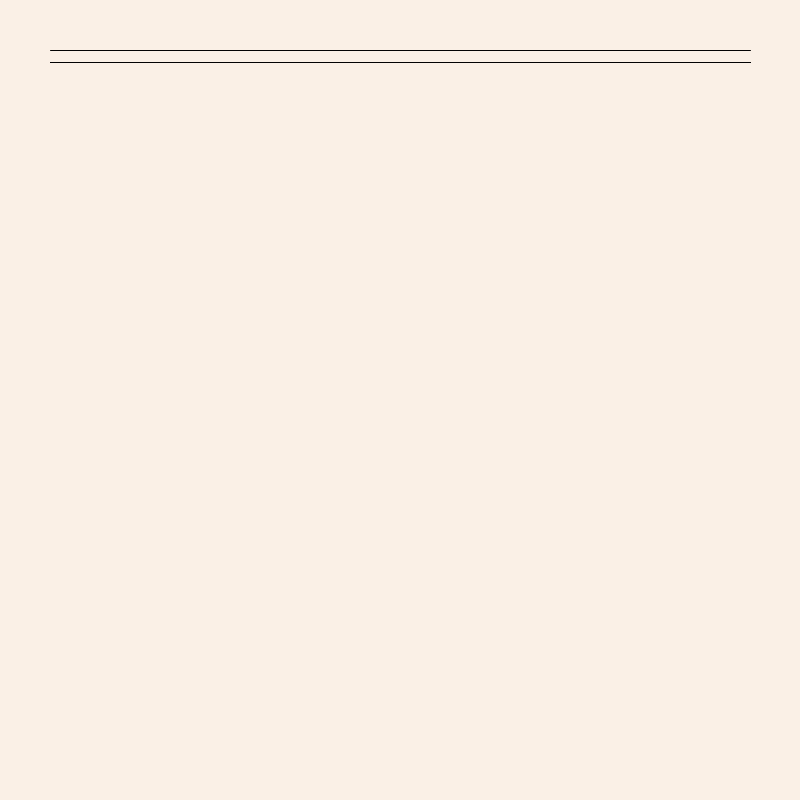
Frame 1 (no input)
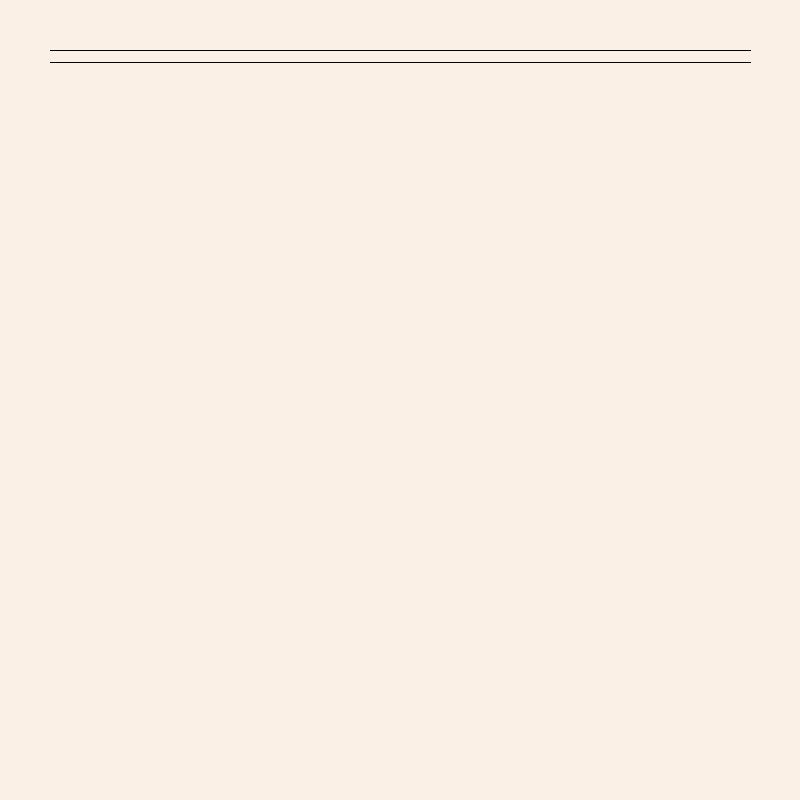
Frame 60 (the mouse pressed at the canvas centre just before this capture)
Frame 120 (the mouse held since frame 60 and released just before this capture): identical to frame 60, image omitted

The Processing sketch that drew these frames (run headless with seeded random() and noise(); from frame 60 on, the mouse is pressed at the canvas centre):

// Processing sketch: music_play
// ── music_play.pde
/*
 **************************************************************************************************
 *                                                                                                *
 * music_play:                                                                                    *
 *                                                                                                *
 * Programmer: Robert Hieger                                                                      *
 * Music Play v1.0                                                                                *
 *                                                                                                *
 * Begun: October 8, 2014
 * Completed: October 21, 2014
 *                                                                                                *
 * Program Objectives:                                                                            *
 *                                                                                                *
 * 1) Play a simple midi-based composition.                                                       *
 * 2) Display sheet music in sync with the music as it plays.                                     *
 * 3) Change background display in response to frequency and rhythm.                              *
 *                                                                                                *
 * VERY TALL ORDER, but somewhere to begin.                                                       *
 *                                                                                                *
 **************************************************************************************************
*/

// GLOBAL VARIABLES -- YET TO BE DEFINED

void setup() {
  
  // Set size of window.
  
  size(800, 800);
  background(#faf0e6);      // Linen
  
  
  // First I must learn how to crawl, then to walk,
  // then to run. I am going to attempt to hardcode
  // some of the above functions, then abstract them
  // to an external class file from which objects may
  // be instantiated.
  
    
}

void draw() {
  
  stroke(2);      // Make line stroke 2 pixels.
  smooth();       // Apply antialiasing.
    
  drawStaff(50);
  
}

/*
 *
 * Assume a 600 pixel long musical staff centered
 * in a window width of 800.
 *
*/

void drawStaff(float above) {
  
  // Internal variables

  float spaceAbove = above;

  // Loop to draw lines of staff
  
  for (int lineCount = 0; lineCount <= 4; lineCount++) {
    
    if (lineCount == 0) {
      
      line(width - 750, spaceAbove, width - 50, spaceAbove);
      
    }  else {
      
       line(width - 750, spaceAbove + 12, width - 50, spaceAbove + 12);
      
    }  // end if-else
    
  }  // end for
  
}  // end drawStaff(float above)
